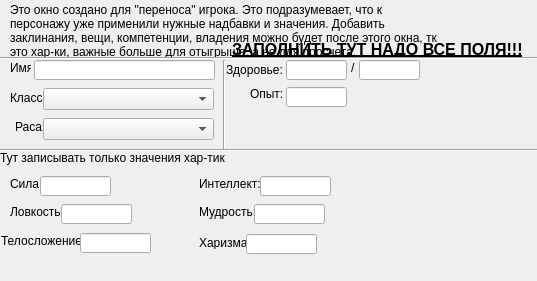
<?xml version="1.0" encoding="UTF-8"?>
<ui version="4.0">
 <class>MainWindow</class>
 <widget class="QMainWindow" name="MainWindow">
  <property name="geometry">
   <rect>
    <x>0</x>
    <y>0</y>
    <width>537</width>
    <height>281</height>
   </rect>
  </property>
  <property name="minimumSize">
   <size>
    <width>537</width>
    <height>281</height>
   </size>
  </property>
  <property name="maximumSize">
   <size>
    <width>537</width>
    <height>281</height>
   </size>
  </property>
  <property name="windowTitle">
   <string>Перенос персонажа</string>
  </property>
  <widget class="QWidget" name="centralwidget">
   <widget class="QLabel" name="label">
    <property name="geometry">
     <rect>
      <x>10</x>
      <y>0</y>
      <width>431</width>
      <height>61</height>
     </rect>
    </property>
    <property name="text">
     <string>Это окно создано для &quot;переноса&quot; игрока. Это подразумевает, что к персонажу уже применили нужные надбавки и значения. Добавить заклинания, вещи, компетенции, владения можно будет после этого окна, тк это хар-ки, важные больше для отыгрыша, а не для просчета.</string>
    </property>
    <property name="wordWrap">
     <bool>true</bool>
    </property>
   </widget>
   <widget class="QLabel" name="label_2">
    <property name="geometry">
     <rect>
      <x>10</x>
      <y>60</y>
      <width>21</width>
      <height>16</height>
     </rect>
    </property>
    <property name="text">
     <string>Имя:</string>
    </property>
   </widget>
   <widget class="QLineEdit" name="lineEdit">
    <property name="geometry">
     <rect>
      <x>34</x>
      <y>60</y>
      <width>181</width>
      <height>20</height>
     </rect>
    </property>
   </widget>
   <widget class="QLabel" name="label_3">
    <property name="geometry">
     <rect>
      <x>10</x>
      <y>91</y>
      <width>47</width>
      <height>13</height>
     </rect>
    </property>
    <property name="text">
     <string>Класс:</string>
    </property>
   </widget>
   <widget class="QComboBox" name="comboBox">
    <property name="geometry">
     <rect>
      <x>43</x>
      <y>88</y>
      <width>171</width>
      <height>22</height>
     </rect>
    </property>
   </widget>
   <widget class="QLabel" name="label_4">
    <property name="geometry">
     <rect>
      <x>15</x>
      <y>119</y>
      <width>30</width>
      <height>16</height>
     </rect>
    </property>
    <property name="text">
     <string>Раса:</string>
    </property>
   </widget>
   <widget class="QLabel" name="label_5">
    <property name="geometry">
     <rect>
      <x>232</x>
      <y>41</y>
      <width>301</width>
      <height>16</height>
     </rect>
    </property>
    <property name="font">
     <font>
      <pointsize>12</pointsize>
      <weight>75</weight>
      <bold>true</bold>
      <underline>true</underline>
     </font>
    </property>
    <property name="text">
     <string>ЗАПОЛНИТЬ ТУТ НАДО ВСЕ ПОЛЯ!!!</string>
    </property>
   </widget>
   <widget class="QComboBox" name="comboBox_2">
    <property name="geometry">
     <rect>
      <x>43</x>
      <y>118</y>
      <width>171</width>
      <height>22</height>
     </rect>
    </property>
   </widget>
   <widget class="QLabel" name="xp_labl_2">
    <property name="geometry">
     <rect>
      <x>250</x>
      <y>87</y>
      <width>47</width>
      <height>13</height>
     </rect>
    </property>
    <property name="font">
     <font>
      <pointsize>9</pointsize>
     </font>
    </property>
    <property name="text">
     <string>Опыт:</string>
    </property>
   </widget>
   <widget class="QLabel" name="label_46">
    <property name="geometry">
     <rect>
      <x>351</x>
      <y>60</y>
      <width>16</width>
      <height>16</height>
     </rect>
    </property>
    <property name="text">
     <string>/</string>
    </property>
   </widget>
   <widget class="QLineEdit" name="hp_full_field_2">
    <property name="geometry">
     <rect>
      <x>359</x>
      <y>60</y>
      <width>61</width>
      <height>20</height>
     </rect>
    </property>
   </widget>
   <widget class="QLabel" name="hp_labl_2">
    <property name="geometry">
     <rect>
      <x>226</x>
      <y>60</y>
      <width>61</width>
      <height>20</height>
     </rect>
    </property>
    <property name="font">
     <font>
      <pointsize>9</pointsize>
     </font>
    </property>
    <property name="text">
     <string>Здоровье:</string>
    </property>
   </widget>
   <widget class="QLineEdit" name="hp_at_this_moment_field_2">
    <property name="geometry">
     <rect>
      <x>286</x>
      <y>60</y>
      <width>61</width>
      <height>20</height>
     </rect>
    </property>
   </widget>
   <widget class="QLineEdit" name="xp_at_this_moment_field_2">
    <property name="geometry">
     <rect>
      <x>286</x>
      <y>87</y>
      <width>61</width>
      <height>20</height>
     </rect>
    </property>
   </widget>
   <widget class="Line" name="line_2">
    <property name="geometry">
     <rect>
      <x>-43</x>
      <y>48</y>
      <width>801</width>
      <height>20</height>
     </rect>
    </property>
    <property name="orientation">
     <enum>Qt::Horizontal</enum>
    </property>
   </widget>
   <widget class="QLabel" name="label_7">
    <property name="geometry">
     <rect>
      <x>10</x>
      <y>176</y>
      <width>31</width>
      <height>16</height>
     </rect>
    </property>
    <property name="text">
     <string>Сила:</string>
    </property>
   </widget>
   <widget class="QLabel" name="label_8">
    <property name="geometry">
     <rect>
      <x>10</x>
      <y>204</y>
      <width>51</width>
      <height>16</height>
     </rect>
    </property>
    <property name="text">
     <string>Ловкость:</string>
    </property>
   </widget>
   <widget class="QLabel" name="label_9">
    <property name="geometry">
     <rect>
      <x>0</x>
      <y>150</y>
      <width>231</width>
      <height>16</height>
     </rect>
    </property>
    <property name="text">
     <string>Тут записывать только значения хар-тик</string>
    </property>
   </widget>
   <widget class="QLabel" name="label_10">
    <property name="geometry">
     <rect>
      <x>1</x>
      <y>233</y>
      <width>81</width>
      <height>16</height>
     </rect>
    </property>
    <property name="text">
     <string>Телосложение:</string>
    </property>
   </widget>
   <widget class="QLabel" name="label_11">
    <property name="geometry">
     <rect>
      <x>199</x>
      <y>176</y>
      <width>61</width>
      <height>16</height>
     </rect>
    </property>
    <property name="text">
     <string>Интеллект:</string>
    </property>
   </widget>
   <widget class="QLabel" name="label_12">
    <property name="geometry">
     <rect>
      <x>199</x>
      <y>204</y>
      <width>61</width>
      <height>16</height>
     </rect>
    </property>
    <property name="text">
     <string>Мудрость:</string>
    </property>
   </widget>
   <widget class="QLabel" name="label_13">
    <property name="geometry">
     <rect>
      <x>199</x>
      <y>236</y>
      <width>47</width>
      <height>13</height>
     </rect>
    </property>
    <property name="text">
     <string>Харизма:</string>
    </property>
   </widget>
   <widget class="QLineEdit" name="lineEdit_3">
    <property name="geometry">
     <rect>
      <x>40</x>
      <y>176</y>
      <width>71</width>
      <height>20</height>
     </rect>
    </property>
   </widget>
   <widget class="QLineEdit" name="lineEdit_4">
    <property name="geometry">
     <rect>
      <x>61</x>
      <y>204</y>
      <width>71</width>
      <height>20</height>
     </rect>
    </property>
   </widget>
   <widget class="QLineEdit" name="lineEdit_5">
    <property name="geometry">
     <rect>
      <x>246</x>
      <y>234</y>
      <width>71</width>
      <height>20</height>
     </rect>
    </property>
   </widget>
   <widget class="QLineEdit" name="lineEdit_6">
    <property name="geometry">
     <rect>
      <x>80</x>
      <y>233</y>
      <width>71</width>
      <height>20</height>
     </rect>
    </property>
   </widget>
   <widget class="QLineEdit" name="lineEdit_7">
    <property name="geometry">
     <rect>
      <x>260</x>
      <y>176</y>
      <width>71</width>
      <height>20</height>
     </rect>
    </property>
   </widget>
   <widget class="QLineEdit" name="lineEdit_8">
    <property name="geometry">
     <rect>
      <x>254</x>
      <y>204</y>
      <width>71</width>
      <height>20</height>
     </rect>
    </property>
   </widget>
   <widget class="Line" name="line_4">
    <property name="geometry">
     <rect>
      <x>-30</x>
      <y>277</y>
      <width>771</width>
      <height>16</height>
     </rect>
    </property>
    <property name="orientation">
     <enum>Qt::Horizontal</enum>
    </property>
   </widget>
   <widget class="Line" name="line">
    <property name="geometry">
     <rect>
      <x>214</x>
      <y>60</y>
      <width>20</width>
      <height>91</height>
     </rect>
    </property>
    <property name="orientation">
     <enum>Qt::Vertical</enum>
    </property>
   </widget>
   <widget class="Line" name="line_5">
    <property name="geometry">
     <rect>
      <x>-120</x>
      <y>140</y>
      <width>801</width>
      <height>20</height>
     </rect>
    </property>
    <property name="orientation">
     <enum>Qt::Horizontal</enum>
    </property>
   </widget>
  </widget>
 </widget>
 <resources/>
 <connections/>
</ui>
